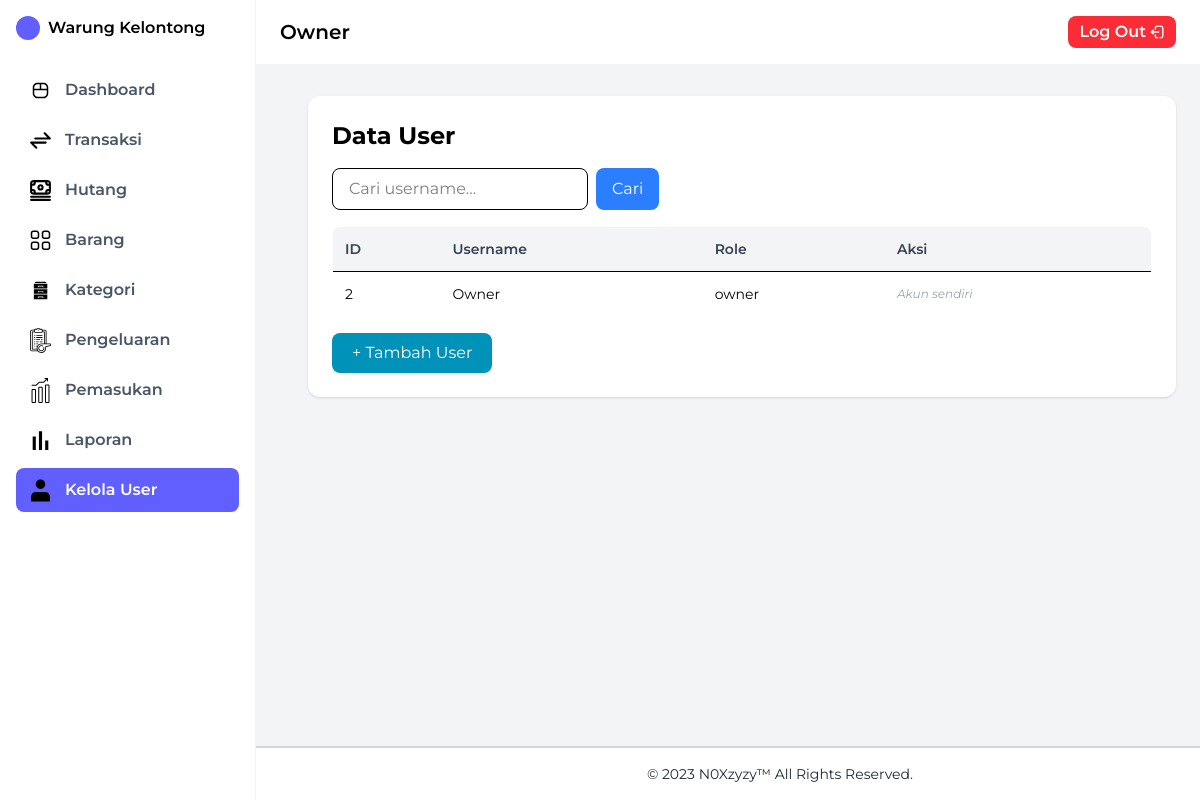
Page /Views/kelola_user.php (signed in) on the earlier database version.
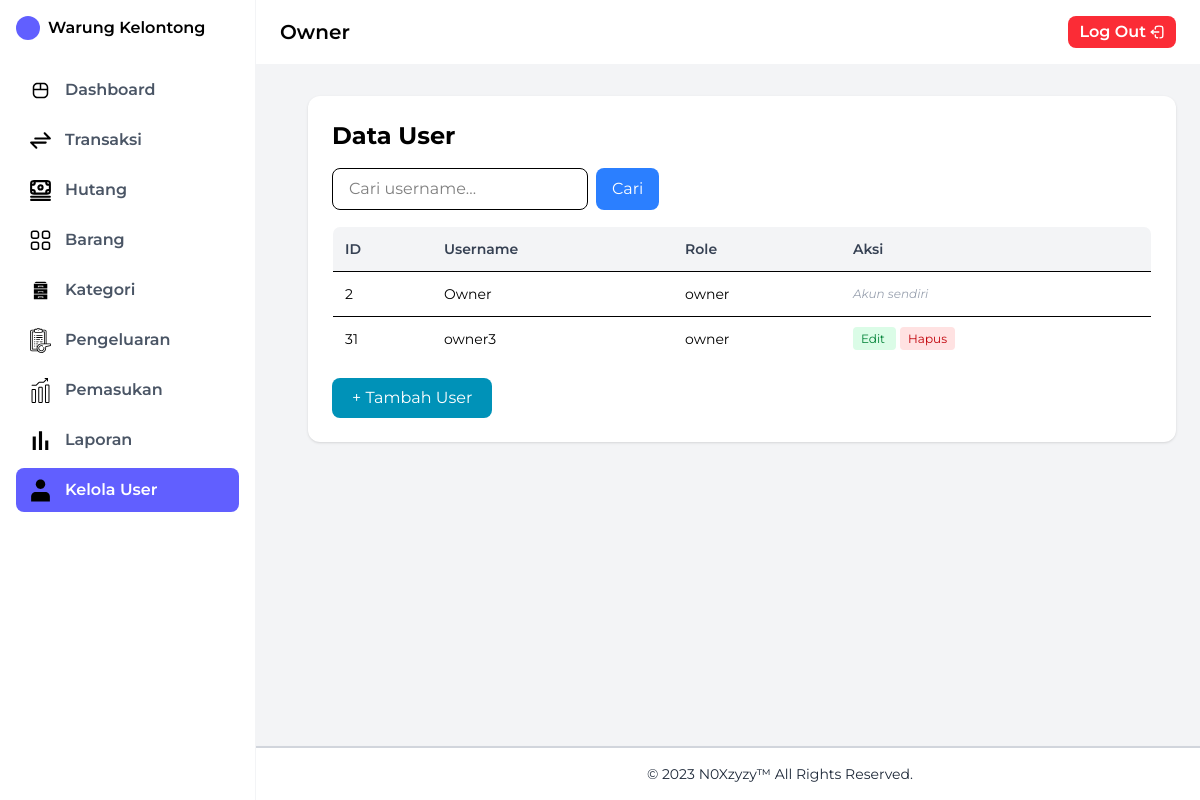
Same page on the later database version.
### tables this page shows
CREATE TABLE `users` (
  `id_user` int(11) NOT NULL,
  `username` varchar(50) NOT NULL,
  `password` varchar(255) NOT NULL,
  `role` enum('owner','operator','kasir') NOT NULL
);

### Views/kelola_user.php (the view, shortened to what this page needs)
<?php
include '../Config/koneksi.php';
$search = isset($_GET['search']) ? $_GET['search'] : '';
if (!empty($search)) {
    $stmt = $conn->prepare("SELECT * FROM users WHERE username LIKE ? ORDER BY username ASC");
    $like = "%$search%";
    $stmt->bind_param("s", $like);
    $stmt->execute();
    $result = $stmt->get_result();
} else {
    $query = "SELECT * FROM users ORDER BY username ASC";
    $result = $conn->query($query);
}
include '../Layout/sidebar.php';
?>
<!DOCTYPE html>
<html lang="id">
<head>
    <script src="https://cdn.jsdelivr.net/npm/@tailwindcss/browser@4"></script>
</head>
<body class="bg-gray-100 h-screen flex">
<div class="flex-1 flex flex-col">
    <?php include '../Layout/header.php'; ?>
    <main class="p-6 pt-24 pl-32 flex-1">
        <div class="bg-white rounded-xl shadow p-6">
            <h1 class="text-2xl font-bold mb-4">Data User</h1>
            <form method="GET" class="mb-4">
                <div class="flex gap-2">
                    <input
                        class="w-64 px-4 py-2 border rounded-lg focus:ring-2 focus:ring-blue-400"
                        type="text"
                        name="search"
                        placeholder="Cari username..."
                        value="<?= htmlspecialchars($search) ?>"
                    >
                    <button class="px-4 py-2 bg-blue-500 text-white rounded-lg hover:bg-blue-600">
                        Cari
                    </button>
                </div>
            </form>
            <div class="overflow-x-auto">
                <table class="w-full border border-gray-200 rounded-lg overflow-hidden">
                    <thead class="bg-gray-100">
                        <tr>
                            <th class="p-3 text-left text-sm font-semibold text-gray-700">ID</th>
                            <th class="p-3 text-left text-sm font-semibold text-gray-700">Username</th>
                            <th class="p-3 text-left text-sm font-semibold text-gray-700">Role</th>
                            <th class="p-3 text-left text-sm font-semibold text-gray-700">Aksi</th>
                        </tr>
                    </thead>
                    <tbody>
                        <?php if ($result->num_rows > 0): ?>
                            <?php while ($row = $result->fetch_assoc()): ?>
                                <tr class="border-t hover:bg-gray-50">
                                    <td class="p-3 text-sm"><?= $row['id_user'] ?></td>
                                    <td class="p-3 text-sm"><?= $row['username'] ?></td>
                                    <td class="p-3 text-sm"><?= $row['role'] ?></td>
                                    <td class="p-3 text-sm space-x-1">
                                        <?php if ($row['username'] != $_SESSION['username']): ?>
                                            <a href="editUser.php?id_user=<?= $row['id_user'] ?>"
                                               class="px-2 py-1 text-xs bg-green-100 text-green-700 rounded">
                                                Edit
                                            </a>
                                            <a href="hapusUser.php?id_user=<?= $row['id_user'] ?>"
                                               onclick="return confirm('Yakin ingin menghapus user ini?')"
                                               class="px-2 py-1 text-xs bg-red-100 text-red-700 rounded">
                                                Hapus
                                            </a>
                                        <?php else: ?>
                                            <span class="text-gray-400 text-xs italic">Akun sendiri</span>
                                        <?php endif; ?>
                                    </td>
                                </tr>
                            <?php endwhile; ?>
                        <?php endif; ?>
                    </tbody>
                </table>
            </div>
            <div class="mt-4">
                <a href="tambahUser.php"
                   class="inline-block px-5 py-2 bg-cyan-600 text-white rounded-lg hover:bg-cyan-700">
                    + Tambah User
                </a>
            </div>
        </div>
    </main>
</div>
</body>
</html>
<?php include '../Layout/footer.php'; ?>

Differences in the rows shown:
added users: id_user "31", username "owner3", role "owner"
